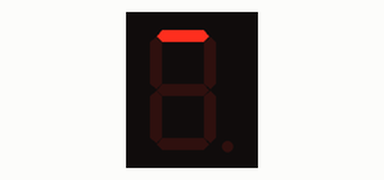
This program was run on a simulated Arduino Uno, built with avr-gcc and run on an emulated ATmega328P. Shown: 1-digit seven-segment display. Wiring (inferred from the names in the program): 1-digit 7-segment display, segments lit when HIGH: segments pin 2, pin 3, pin 4, pin 5, pin 6, pin 7, pin 8. The segment pins are drawn as the display they are named for.

Above: at 0.6 s.
At 1.6 s:
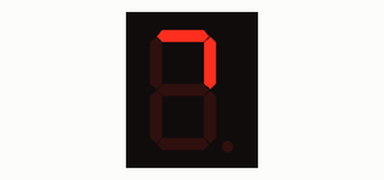
At 3.6 s:
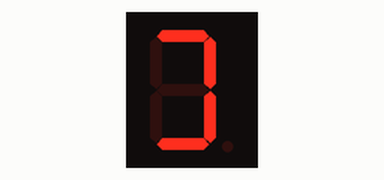
At 4.6 s:
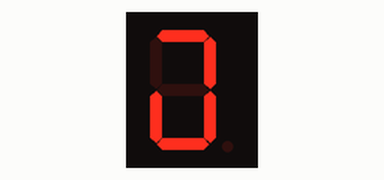
At 22.1 s:
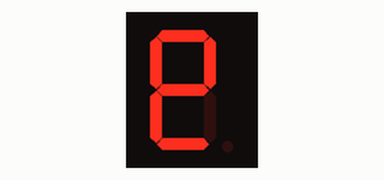
At 39.1 s:
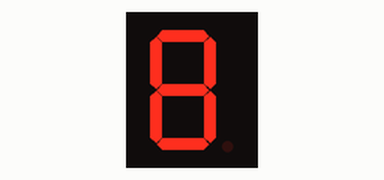

Measured:
- what the display in image 0 shows lasts 1.0 s, from 0.5 s to 1.5 s
- what the display in image 4 shows lasts 0.5 s, from 22.0 s to 22.5 s

The program:

main.cpp
```cpp
// Define Arduino pins for segments A through G
const int pinA = 2;
const int pinB = 3;
const int pinC = 4;
const int pinD = 5;
const int pinE = 6;
const int pinF = 7;
const int pinG = 8;

// Set true if Common Anode, false if Common Cathode
const bool commonAnode = true;

void setup() {
  pinMode(pinA, OUTPUT);
  pinMode(pinB, OUTPUT);
  pinMode(pinC, OUTPUT);
  pinMode(pinD, OUTPUT);
  pinMode(pinE, OUTPUT);
  pinMode(pinF, OUTPUT);
  pinMode(pinG, OUTPUT);
}

void loop() {
  // Test by turning on segments A, B, C, D, E, F, G one by one
  segmentOn(pinA); delay(500);
  segmentOn(pinB); delay(500);
  segmentOn(pinC); delay(500);
  segmentOn(pinD); delay(500);
  segmentOn(pinE); delay(500);
  segmentOn(pinF); delay(500);
  segmentOn(pinG); delay(500);

  // Display the number '8'
  digitalWrite(pinA, !commonAnode);
  digitalWrite(pinB, !commonAnode);
  digitalWrite(pinC, !commonAnode);
  digitalWrite(pinD, !commonAnode);
  digitalWrite(pinE, !commonAnode);
  digitalWrite(pinF, !commonAnode);
  digitalWrite(pinG, !commonAnode);
  delay(2000);

  // Turn all segments off
  digitalWrite(pinA, commonAnode);
  digitalWrite(pinB, commonAnode);
  digitalWrite(pinC, commonAnode);
  digitalWrite(pinD, commonAnode);
  digitalWrite(pinE, commonAnode);
  digitalWrite(pinF, commonAnode);
  digitalWrite(pinG, commonAnode);
  delay(1000);
}

void segmentOn(int pin) {
  // Turns on a single segment safely based on display type
  digitalWrite(pin, !commonAnode);
  delay(500);
  digitalWrite(pin, commonAnode);
}
```
